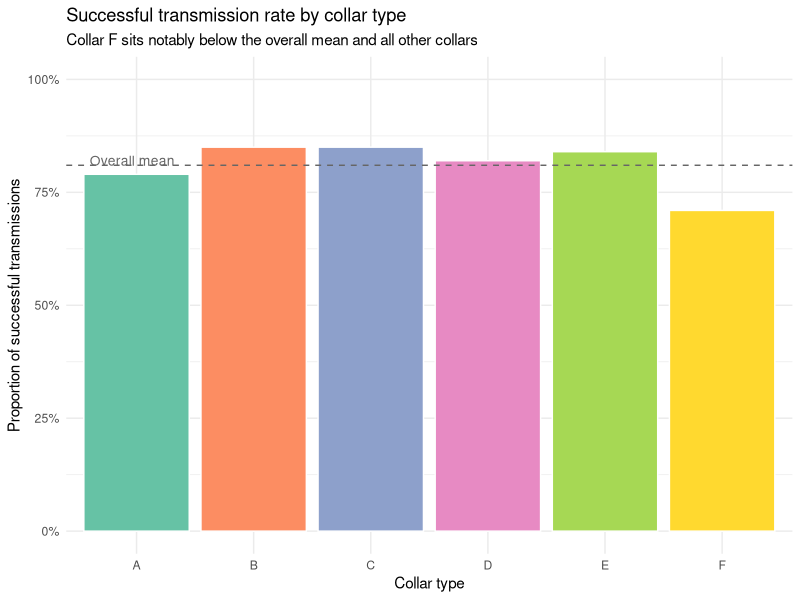
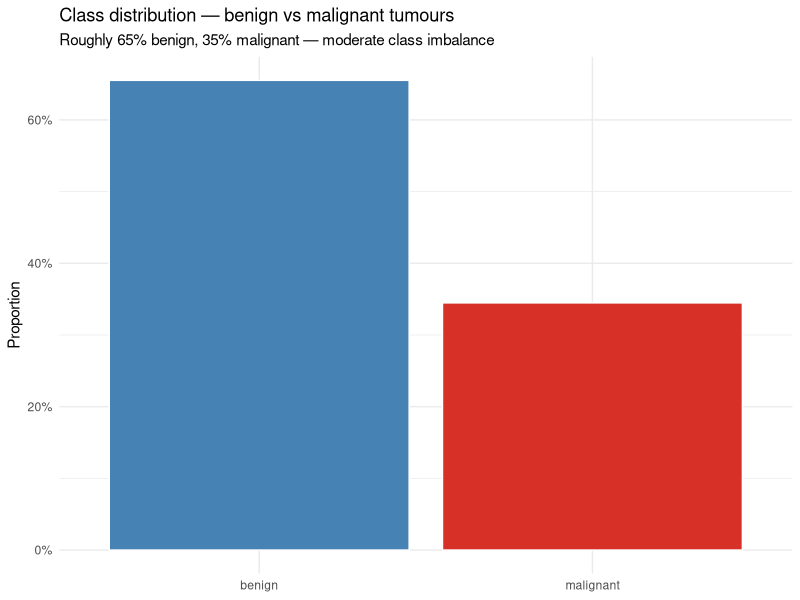
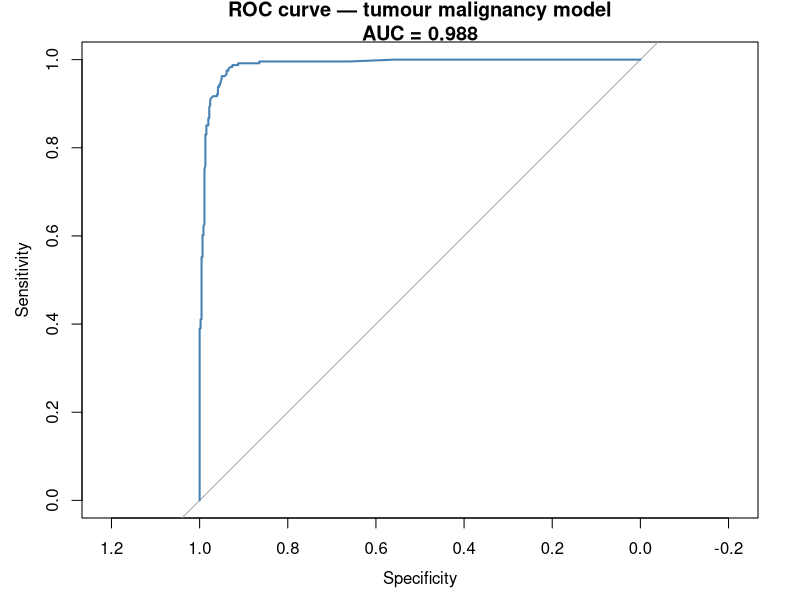

R code for these plots, in order:
## ---- chunk 1
knitr::opts_chunk$set(echo = TRUE, message = FALSE, warning = FALSE,
                      fig.width = 8, fig.height = 5)
library(tidyverse)
library(broom)
library(scales)
## ---- chunk 2
# Reproduce the collar data from the assignment output
# Collars A-F with transmission success rates from the summary table
collar_data <- data.frame(
  collar = rep(c("A","B","C","D","E","F"), times = c(100,100,100,100,100,100)),
  success = c(
    rep(1, 79), rep(0, 21),   # A: 79%
    rep(1, 85), rep(0, 15),   # B: 85%
    rep(1, 85), rep(0, 15),   # C: 85%
    rep(1, 82), rep(0, 18),   # D: 82%
    rep(1, 84), rep(0, 16),   # E: 84%
    rep(1, 71), rep(0, 29)    # F: 71%
  )
)
collar_data$collar <- factor(collar_data$collar)

# Proportion summary
collar_summary <- collar_data |>
  group_by(collar) |>
  summarise(
    transmissions = n(),
    successes     = sum(success),
    rate          = mean(success)
  )
print(collar_summary)
## ---- chunk 3
ggplot(collar_summary, aes(x = collar, y = rate, fill = collar)) +
  geom_col(colour = "white") +
  geom_hline(yintercept = mean(collar_summary$rate),
             linetype = "dashed", colour = "grey40") +
  annotate("text", x = 0.6, y = mean(collar_summary$rate) + 0.01,
           label = "Overall mean", hjust = 0, size = 3.5, colour = "grey40") +
  scale_y_continuous(labels = percent_format(), limits = c(0, 1)) +
  scale_fill_brewer(palette = "Set2") +
  labs(title = "Successful transmission rate by collar type",
       subtitle = "Collar F sits notably below the overall mean and all other collars",
       x = "Collar type", y = "Proportion of successful transmissions") +
  theme_minimal() +
  theme(legend.position = "none")
## ---- chunk 4
# Collar A is the reference group — all other coefficients represent
# the difference in log-odds relative to collar A
collar_model <- glm(success ~ collar, data = collar_data, family = binomial)

tidy(collar_model, conf.int = TRUE, exponentiate = TRUE) |>
  mutate(across(where(is.numeric), ~ round(.x, 3))) |>
  rename(odds_ratio = estimate) |>
  print()
## ---- chunk 5
# Analysis of deviance — does including collar type improve model fit?
anova(collar_model, test = "Chisq")
## ---- chunk 6
# Chi-squared goodness of fit test
# A non-significant result means we do not reject the hypothesis of adequate fit
pchisq(deviance(collar_model), df.residual(collar_model), lower.tail = FALSE)
## ---- chunk 7
# Load the Wisconsin breast cancer dataset
# Available directly from sklearn-compatible sources or UCI repository
# Here we use the version available in R
if (!requireNamespace("mlbench", quietly = TRUE)) install.packages("mlbench")
library(mlbench)
data(BreastCancer)

tumour_df <- BreastCancer |>
  select(Class, Cl.thickness, Cell.size, Cell.shape) |>
  mutate(
    malignant = as.integer(Class == "malignant"),
    radius    = as.numeric(as.character(Cl.thickness)),
    texture   = as.numeric(as.character(Cell.size)),
    smoothness = as.numeric(as.character(Cell.shape))
  ) |>
  drop_na()

table(tumour_df$Class)
## ---- chunk 8
# Class balance
tumour_df |>
  count(Class) |>
  mutate(pct = n / sum(n)) |>
  ggplot(aes(x = Class, y = pct, fill = Class)) +
  geom_col(colour = "white") +
  scale_y_continuous(labels = percent_format()) +
  scale_fill_manual(values = c("benign" = "steelblue", "malignant" = "#D73027")) +
  labs(title = "Class distribution — benign vs malignant tumours",
       subtitle = "Roughly 65% benign, 35% malignant — moderate class imbalance",
       x = NULL, y = "Proportion") +
  theme_minimal() +
  theme(legend.position = "none")
## ---- chunk 9
tumour_model <- glm(malignant ~ radius + texture + smoothness,
                    data = tumour_df,
                    family = binomial)

# Tidy coefficient table with odds ratios and 95% CIs
tidy(tumour_model, conf.int = TRUE, exponentiate = TRUE) |>
  mutate(across(where(is.numeric), ~ round(.x, 3))) |>
  rename(odds_ratio = estimate) |>
  filter(term != "(Intercept)") |>
  print()
## ---- chunk 10
anova(tumour_model, test = "Chisq")
## ---- chunk 11
pchisq(deviance(tumour_model), df.residual(tumour_model), lower.tail = FALSE)
## ---- chunk 12
# Illustrate how the model translates measurements into probabilities
example_cases <- data.frame(
  case       = c("High risk", "Lower risk"),
  radius     = c(20, 20),
  texture    = c(13, 13),
  smoothness = c(0.10, 0.05)
)

example_cases$predicted_prob <- predict(tumour_model,
                                         newdata = example_cases,
                                         type = "response")

example_cases |>
  mutate(predicted_prob = percent(predicted_prob, accuracy = 0.1)) |>
  select(case, radius, texture, smoothness, predicted_prob) |>
  print()
## ---- chunk 13
library(pROC)
tumour_probs <- predict(tumour_model, type = "response")
roc_obj <- roc(tumour_df$malignant, tumour_probs)

plot(roc_obj, col = "steelblue", lwd = 2,
     main = paste("ROC curve — tumour malignancy model\nAUC =",
                  round(auc(roc_obj), 3)))
